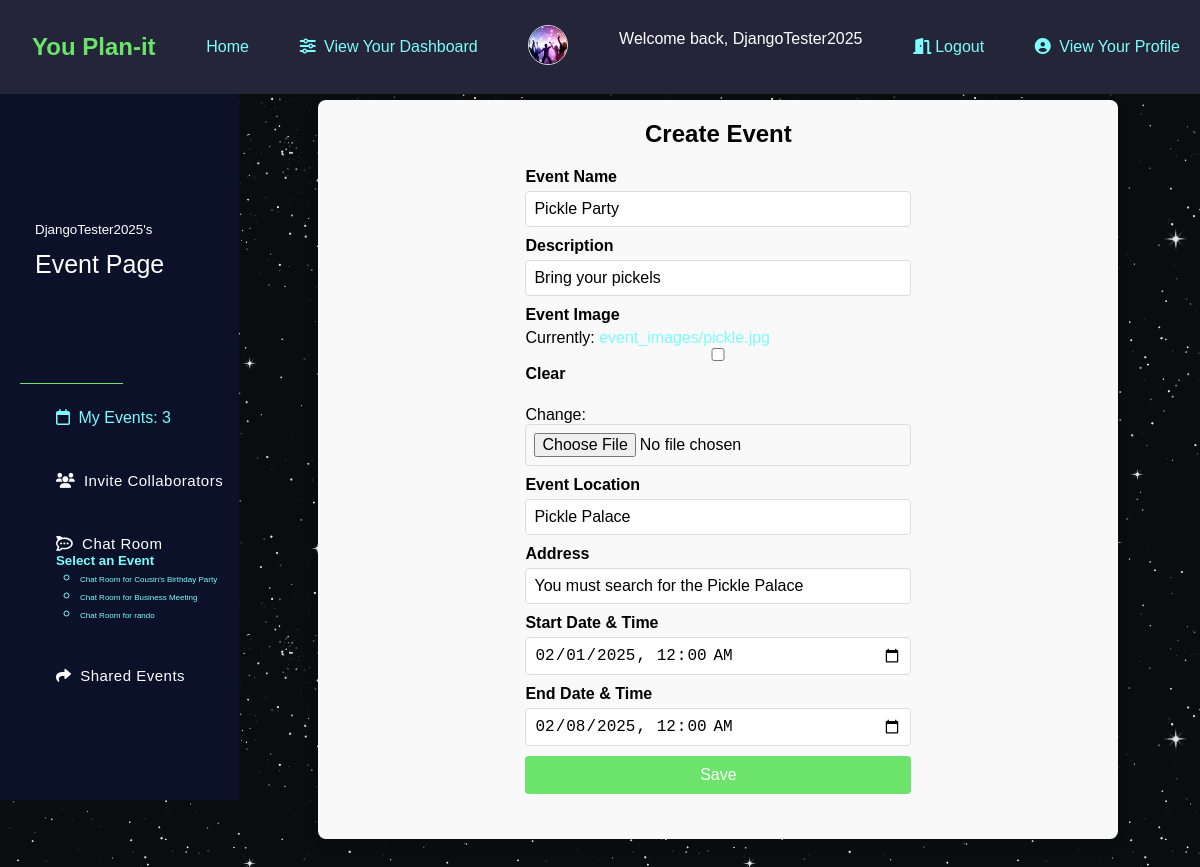
/dashboard/tpickle/events/update/Pickle Party/ (signed in), run on the app's committed database.
### app/models.py (models this page shows, shortened)
class Profile(models.Model):
    user = models.OneToOneField(User, on_delete=models.CASCADE)
    image = models.ImageField(default='default.jpg', upload_to='profile_pics')
    bio = models.CharField(max_length=200, blank=True, null=True)

class Events(models.Model):
    name = models.CharField(max_length=200)
    description = models.CharField(max_length=500)
    event_image = models.ImageField(upload_to='event_images', blank=True, null=True)
    user = models.ForeignKey(User, on_delete=models.CASCADE, related_name='events')
    members = models.ManyToManyField(User, related_name='invitedusers')
    invitepending = models.ManyToManyField(User, related_name='pending')
    start_datetime = models.DateTimeField()
    end_datetime = models.DateTimeField()
    event_location = models.CharField(max_length=300, blank=True, null=True)
    address = models.CharField(max_length=500, blank=True, null=True)

### app/views.py (the view, shortened to what this page needs)
# urls.py: path("dashboard/<str:username>/events/update/<str:ename>/", views.EventUpdateView.as_view(), name="event_update"),
class EventUpdateView(View):
    def get(self, request, username, ename):
        update = Events.objects.get(name=ename, user=User.objects.get(username=username))
        form = CreateEventForm(instance=update)
        return render(request, 'eventcreation.html', {'form': form, 'myevents': Events.objects.filter(user=request.user), 'profile': Profile.objects.get(user=request.user)})

### app/forms.py
class CreateEventForm(forms.ModelForm):
    start_datetime = forms.DateTimeField(
        widget=forms.DateTimeInput(attrs={'type': 'datetime-local'}),
        input_formats=['%Y-%m-%dT%H:%M']  # Optional: Customize date format if needed
    )
    end_datetime = forms.DateTimeField(
        widget=forms.DateTimeInput(attrs={'type': 'datetime-local'}),
        input_formats=['%Y-%m-%dT%H:%M']  # Optional: Customize date format if needed
    )
    class Meta:
        model = Events
        fields = ['name','description','event_image','event_location','address','start_datetime','end_datetime']

### app/templates/eventcreation.html (shortened to what this page needs)
{% extends 'userdashboard.html' %}
{% block info %}
<div class="form-container">
    <h2>Create Event</h2>
    <form method="post" enctype="multipart/form-data">
        <div class="form-group">
            <label for="id_name">Event Name</label>
            {{ form.name }}
        </div>
        <div class="form-group">
            <label for="id_description">Description</label>
            {{ form.description }}
        </div>
        <div class="form-group">
            <label for="id_event_image">Event Image</label>
            {{ form.event_image }}
        </div>
        <div class="form-group">
            <label for="id_event_location">Event Location</label>
            {{ form.event_location }}
        </div>
        <div class="form-group">
            <label for="id_address">Address</label>
            {{ form.address }}
        </div>
        <div class="form-group">
            <label for="id_start_datetime">Start Date & Time</label>
            {{ form.start_datetime }}
        </div>
        <div class="form-group">
            <label for="id_end_datetime">End Date & Time</label>
            {{ form.end_datetime }}
        </div>
        <div class="form-group">
            <button type="submit" class="btn-submit">Save</button>
        </div>
    </form>
</div>
{% endblock %}

### app/templates/userdashboard.html (shortened to what this page needs)
{% extends 'base.html' %}
{% block content %}
<html class="user-dashboard">
    {% block sidebar %}
    <main class="main-wrap">
        <header class="main-head">
            <div class="main-nav">
                <nav class="navbar">
                    <div class="navbar-nav">
                        <div class="title">
                            <h3>
                                <span class="title-text"><span class="dashboard-username">{{ user.username }}'s</span><br>Event Page</span>
                            </h3>
                        </div>
                        <ul class="nav-list">
                            <li class="nav-list-item">
                                <a href="{% url 'event_page' username=user.username %}">
                                    <i class="fa-regular fa-calendar"></i>
                                    <span class="link-text">My Events: {{ myevents.count }}</span>
                                </a>
                            </li>
                            <li class="nav-list-item">
                                <a href="{% url 'invites' username=user.username %}" class="nav-link">
                                    <i class="fa-solid fa-users"></i>
                                    <span class="link-text">Invite Collaborators</span>
                                </a>
                            </li>
                            <li class="nav-list-item">
                                <a href="#" class="nav-link" data-toggle="dropdown">
                                    <i class="fa-brands fa-rocketchat"></i>
                                    <span class="link-text">Chat Room</span>
                                </a>
                                <div class="dropdown-menu">
                                    {% if myevents or shared_events %}
                                        <h5>Select an Event</h5>
                                        <ul>
                                            {% for event in myevents %}
                                                <li>
                                                    <a href="{% url 'chats' username=user.username event_id=event.id %}" class="event-chat-room-text">
                                                        Chat Room for {{ event.name }}
                                                    </a>
                                                </li>
                                            {% endfor %}
                                        </ul>
                                    {% else %}
                                        <p class="no-current-events">You have no events to chat about.</p>
                                    {% endif %}
                                </div>
                            </li>
                            <li class="nav-list-item">
                                <a href="{% url 'shared_events' username=user.username %}" class="nav-link">
                                    <i class="fa-solid fa-share"></i>
                                    <span class="link-text">Shared Events</span>
                                </a>
                            </li>
                        </ul>
                    </div>
                </nav>
            </div>
        </header>
    </main>
    {% endblock %}
    <section class="showcase">
        {% block info %}{% endblock %}
    </section>
{% endblock %}

### app/templates/base.html (shortened to what this page needs)
<!DOCTYPE html>
{% load static %}
<html lang="en">
  <head>
    <link rel="stylesheet" href="{% static "styling.css" %}"/>
    <link
      href="https://cdnjs.cloudflare.com/ajax/libs/font-awesome/6.0.0-beta3/css/all.min.css"
      rel="stylesheet"
    />
  </head>
  <body>
    <nav style="z-index:99;">
        <h1 class="color-header">&ensp;You Plan-it</h1>
      <a href="{% url 'home' %}">Home</a>
      {% if request.user.is_authenticated %}
      <span>
        <a href="{% url 'user_dashboard' username=request.user.username %}">
          <i class="fa-solid fa-sliders"></i> View Your Dashboard
        </a>
      </span>
      <div class="profile-image-container">
        <img src="{% if profile.image %}{{ profile.image.url }}{% else %}/media/profile_pics/default.jpg{% endif %}"
             alt="?"
             class="profile-image-base">
      </div>
      <p class="welcome-message">Welcome back, {{request.user.username}}</p>
      <a href="{% url 'logout' %}"><i class="fa-solid fa-door-open"></i>Logout</a>
      <span>
        <a href="{% url 'profile' username=request.user.username %}">
          <i class="fa-solid fa-user-circle"></i> View Your Profile
        </a>
      </span>
    {% else %}
      <p class="welcome-message" style="color: white; text-decoration: none;">You are not logged in</p>
      <span><a href="{% url 'login' %}"><i class="fa-solid fa-door-open"></i>Sign In</a></span>
    {% endif %}
    </nav>
    <div class="container-style" style="margin: 1vh;">
      {% block content %}{% endblock %}
    </div>
  </body>
</html>

### app/static/styling.css (style rules this page uses)
* { box-sizing: border-box; margin: 0; padding: 0; }
i { margin-right: 4px; }
nav { font-family: 'Lucida Sans', 'Lucida Sans Regular', 'Lucida Grande', 'Lucida Sans Unicode', Geneva, Verdana, sans-serif; background-color: rgb(37, 37, 57); position: fixed; display: flex; width: 100%; right: 0%; top: 0%; height: 10%; padding-top: 1em; color: #7cfcfc; display: flex; justify-content: space-between; align-items: center; padding: 0 20px; }
a { text-decoration: none; color: #7cfcfc; }
ul { font-family: 'Lucida Sans', 'Lucida Sans Regular', 'Lucida Grande', 'Lucida Sans Unicode', Geneva, Verdana, sans-serif; margin-left: 1vh; }
li { font-family: 'Lucida Sans', 'Lucida Sans Regular', 'Lucida Grande', 'Lucida Sans Unicode', Geneva, Verdana, sans-serif; margin-left: 2vh; }
.color-header { color:#6ce46c; }
.profile-image-base { width: 40px; height: 40px; border-radius: 50%; object-fit: cover; border: 1px solid #ddd; }
.profile-image-container { text-align: center; }
.user-dashboard { background: url('images/starbackground.png'); }
.welcome-message { color: white; }
a { text-decoration: none; font-family: 'Lucida Sans', 'Lucida Sans Regular', 'Lucida Grande', 'Lucida Sans Unicode', Geneva, Verdana, sans-serif; }
h3, p { font-family: 'Lucida Sans', 'Lucida Sans Regular', 'Lucida Grande', 'Lucida Sans Unicode', Geneva, Verdana, sans-serif; }
header { background-color: red; margin-left: -1vh; }
.navbar-nav { margin-top: 80vh; }
.nav-list { padding-top: 20vh; }
.main-wrap { width: 30%; display: flex; position: fixed; bottom: 100%; }
.main-wrap .main-head { width: 25%; min-height: 10vh; height: 100vh; background: #0a1128; overflow: hidden; transition: .3s ease-in-out; position: absolute; }
.main-wrap .main-head .main-nav { width: 100%; }
.main-wrap .main-head .main-nav .navbar { width: 100%; }
.main-wrap .main-head .main-nav .navbar .navbar-nav .title { padding-top: 25vh; border-bottom: 1px solid #6ce46c; padding-bottom: 15vh; margin-right:10vw; }
.main-wrap .main-head .main-nav .navbar .navbar-nav .title h3 { font-size: 25px; font-weight: 500; line-height: 35px; color: #fff; }
.main-wrap .main-head .main-nav .navbar .navbar-nav .title h3 .title-text { position: absolute; left: 35px; opacity: 1; transition: .2s ease; }
.main-wrap .main-head .main-nav .navbar .navbar-nav .nav-list { margin: 0; padding: 10px 10px; }
.main-wrap .main-head .main-nav .navbar .navbar-nav .nav-list .nav-list-item { padding: 15px 10px; list-style: none; border-radius: 5px; margin-bottom: 15px; cursor: pointer; transition: .2s ease-in-out; }
.main-wrap .main-head .main-nav .navbar .navbar-nav .nav-list .nav-list-item .nav-link { display: inline-block; font-size: 15px; font-weight: 500; letter-spacing: .5px; color: #fff; }
.main-wrap { width: 80%; }
.showcase { margin-left: 20%; margin-top: 5%; font-family: 'Lucida Sans', 'Lucida Sans Regular', 'Lucida Grande', 'Lucida Sans Unicode', Geneva, Verdana, sans-serif; }
.dashboard-username { font-size: 10pt; }
h3 { font-size: 24px; color: #333; margin-bottom: 10px; }
p { font-size: 16px; color: #666; margin-bottom: 15px; }
button { padding: 10px 15px; margin-right: 10px; font-size: 14px; border: none; border-radius: 5px; cursor: pointer; transition: background-color 0.3s ease; }
h3 { font-size: 24px; font-weight: 600; color: #333; margin-bottom: 20px; }
p { font-size: 16px; color: #888; }
.form-container { display: flex; max-width: 800px; margin: 100px auto; padding: 20px; background-color: #f9f9f9; border-radius: 8px; box-shadow: 0 4px 8px rgba(0, 0, 0, 0.1); flex-direction: column; align-items: center; }
.form-container h2 { text-align: center; margin-bottom: 20px; }
.form-group { margin-bottom: 15px; }
.form-group label { font-weight: bold; display: block; margin-bottom: 5px; }
.form-group input, .form-group textarea { width: 100%; padding: 8px; border-radius: 4px; border: 1px solid #ddd; font-size: 16px; }
.btn-submit { background-color: #6ce46c; color: white; border: none; padding: 10px 20px; border-radius: 4px; cursor: pointer; font-size: 16px; width: 100%; margin-bottom: 15px; }
.event-chat-room-text { font-size: 6pt; }
.form-group { margin-bottom: 10px; }

### data on the page
Profile: image (picture)
Events: name "Cousin's Birthday Party"
Events: name "Business Meeting"
Events: name "rando"
Events: name "Pickle Party", description "Bring your pickels", event_location "Pickle Palace", address "You must search for the Pickle Palace", start_datetime "02/01/2025 00:00", end_datetime "02/08/2025 00:00"

### other printed values
{{ request.user.username }} "DjangoTester2025"
{{ user.username }} "DjangoTester2025"
{{ myevents.count }} "3"
